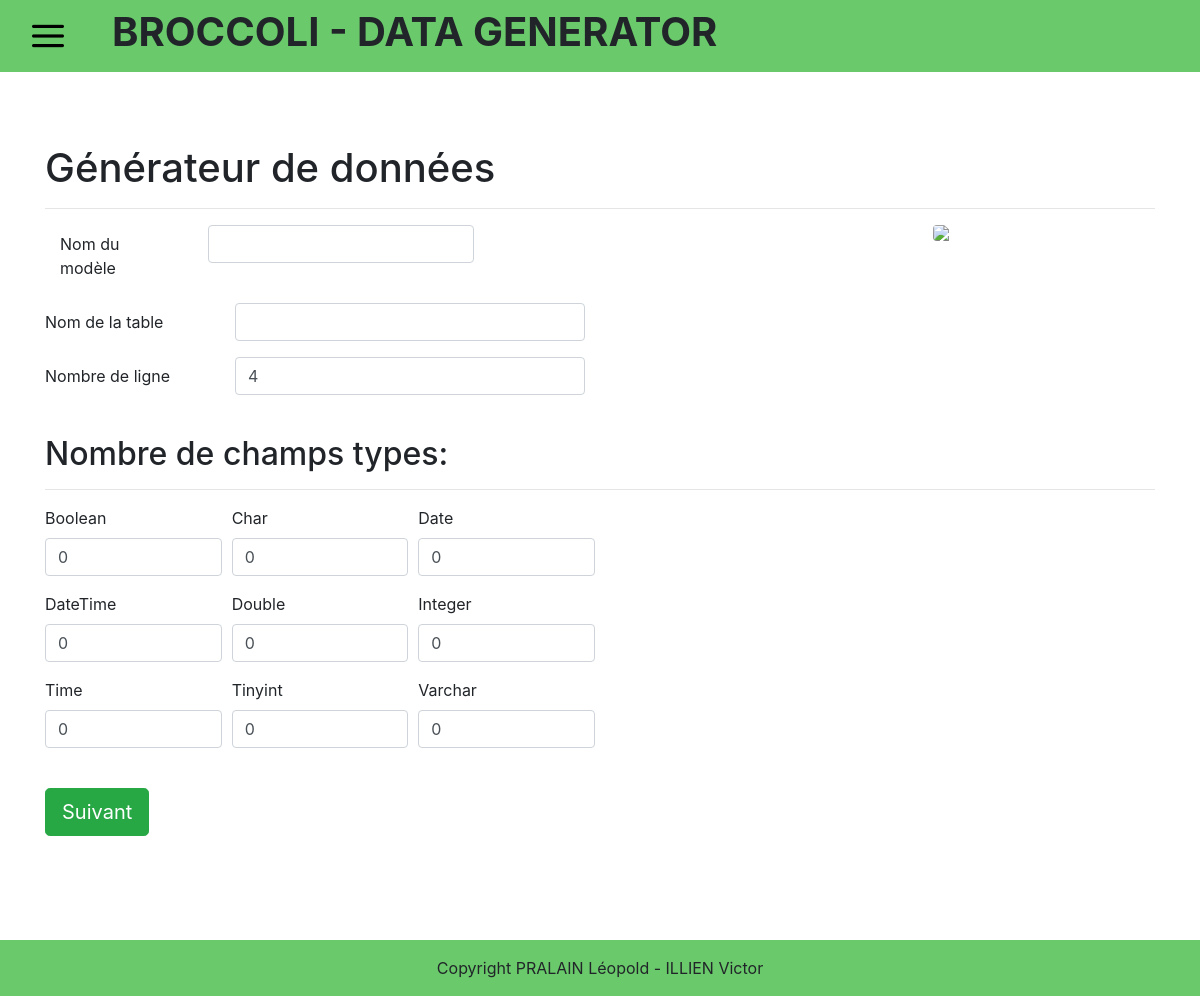
Before: / with the older database file.
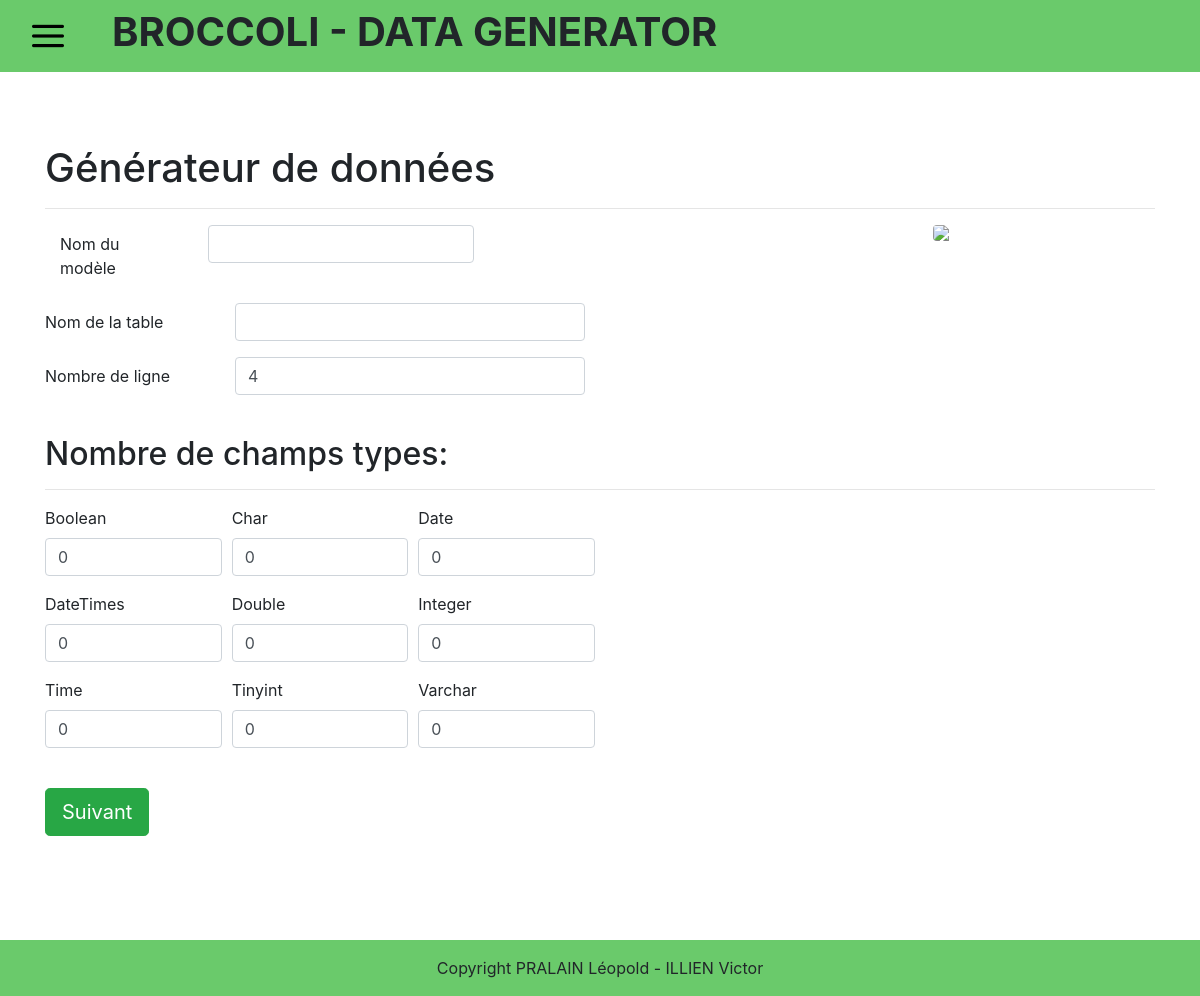
After: the same page with the newer database file.
### tables this page shows
CREATE TABLE type_champ(
        type_champ Varchar (512) NOT NULL ,
        actif      Bool NOT NULL
	,CONSTRAINT type_champ_PK PRIMARY KEY (type_champ)
);

### php/class/typeChamp.php (called while the page is built, shortened)
<?php
	class TypeChamp {
		private $type;
		private $value;
		private $actif;
		public function __construct($type, $actif, $value = 0) {
			$this->type = $type;
			$this->actif = $actif;
			$this->value = $value;
		}
		public function getType() {return $this->type;}
		public function getValue() {return $this->value;}
		public function getActif() {return $this->actif;}
	}
?>

### php/database.php (called while the page is built, shortened)
<?php
	function dbRequestTypeActif($db) {
		try {
			$request = 'SELECT * FROM type_champ';
			$statement = $db->prepare($request);
			$statement->execute();
			$result = $statement->fetchAll(PDO::FETCH_ASSOC);
		} catch (PDOException $exception) {
			error_log('Request error: ' .$exception->getMessage());
			return false;
		}
		return $result;
	}
 ?>

### html/index.php (the view, shortened to what this page needs)
<?php
	$libelle = '';
?>
<!DOCTYPE html>
<html>
<head>
	<link rel="stylesheet" type="text/css" href="../css/index.css">
</head>
<body>
	<?php
		require_once("../php/database.php");
		require_once("../php/class/typeChamp.php");
		$db = dbConnect();
		$champType = dbRequestTypeActif($db);
		$arrayTypeClass = array();
		foreach ($champType as $champ) {
			$isHere = True;
			if ($isHere) {
				$class = new TypeChamp($champ['type_champ'], $champ['actif'], 0);
				array_push($arrayTypeClass, $class);
			}
		}
		$i = 0;
	?>
	<form method="POST">
		<div class="container">
			<h1>Générateur de données</h1>
			<hr>
			<img src="../img/icon/brocolis.jpg" width="20%" class="rounded float-right">
			<div class="form-group row">
				<label for="nomModele" class="col-sm-2 col-form-label">Nom du modèle</label>
				<div class="col-sm-4">
					<input type="text" class="form-control" id="nomModele" name="nomModele" <?php if(!empty($libelle)) {echo "value=".$dataMod[0];} ?>>
				</div>
			</div>
			<div class="form-group row">
				<label for="nomTable" class="col-sm-2 col-form-label">Nom de la table</label>
				<div class="col-sm-4">
					<input type="text" class="form-control" id="nomTable" name="nomTable" <?php if(!empty($libelle)) {echo "value=".$dataMod['nom_table'];} ?>>
				</div>
			</div>
			<div class="form-group row">
				<label for="nbLigne" class="col-sm-2 col-form-label">Nombre de ligne</label>
				<div class="col-sm-4">
					<input type="text" class="form-control" id="nbLigne" name="nbLigne" value=4>
				</div>
			</div>
		</div>
		<br>
		<div class="container">
			<h2>Nombre de champs types: </h2>
			<hr>
			<?php
				foreach ($arrayTypeClass as $class) {
					if ($class->getActif() == 1) {
						if ($i % 3 == 0) {
							echo "<div class='form-row'>";
							$j = 0;
						}
						$j += 1;
			?>
						<div class="form-group col-md-2">
							<label for= <?php echo $class->getType(); ?>><?php echo $class->getType(); ?></label>
							<input type="text" class='form-control' name=<?php echo $class->getType(); ?> value=<?php echo $class->getValue(); ?>>
						</div>
			<?php
						if ($j == 3) echo "</div>";
						$i += 1;
					}
				}
			?>
			<br>
			<div class="form-row">
				<div class="form-group col-md-2">
					<button type="submit" name="suivant" class="btn btn-success btn-lg">Suivant</button>
				</div>
			</div>
		</div>
	</form>
</body>
</html>

Changed rows visible on the page:
removed type_champ: type_champ "DateTime", value "0"
added type_champ: type_champ "DateTimes", DateTimes "0"
